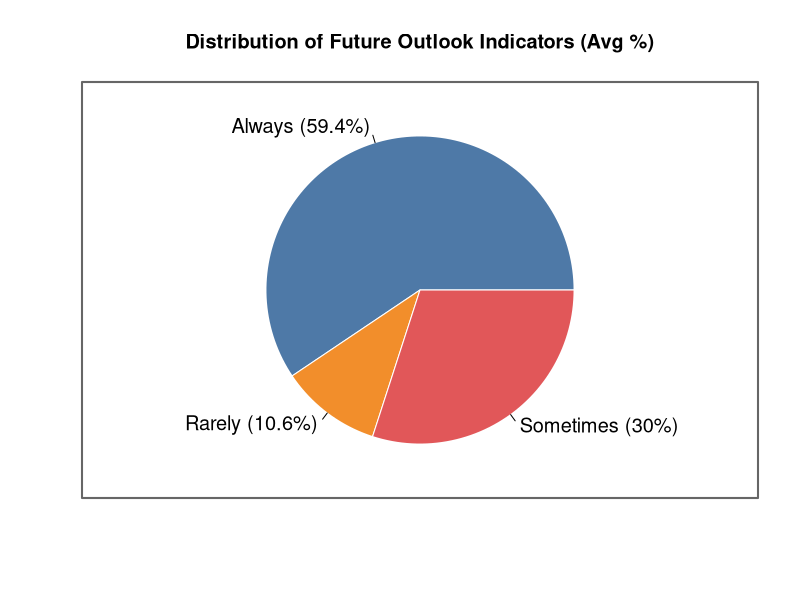

Write the R code that produced this figure.
# Slide 1: Summary Table + Pie Chart
rm(list = ls()); cat("\014")

# Load libraries
library(readr)
library(dplyr)

# Load cleaned dataset
futout_clean <- read_csv("Future_Outlook_Clean.csv")

# Summary Table

summary_table <- futout_clean %>%
  filter(Geography == "Canada") %>%
  group_by(Indicators, Gender) %>%
  summarise(
    Avg_Number = round(mean(Number, na.rm = TRUE), 1),
    Avg_Percent = round(mean(Percent, na.rm = TRUE), 1),
    .groups = "drop"
  ) %>%
  mutate(
    Indicators = factor(Indicators, levels = c("Always", "Sometimes", "Rarely")),
    Gender = factor(Gender, levels = c("Total", "Men", "Women"))
  ) %>%
  arrange(Indicators, Gender)

print(summary_table)

# Summary Statistics

summary_stats <- futout_clean %>%
  filter(Geography == "Canada") %>%
  group_by(Indicators) %>%
  summarise(
    Min_Percent = min(Percent, na.rm = TRUE),
    Max_Percent = max(Percent, na.rm = TRUE),
    Mean_Percent = round(mean(Percent, na.rm = TRUE), 2),
    Median_Percent = median(Percent, na.rm = TRUE),
    SD_Percent = round(sd(Percent, na.rm = TRUE), 2),
    .groups = "drop"
  ) %>%

  mutate(
    Indicators = factor(Indicators, 
                        levels = c("Always", "Sometimes", "Rarely"))
  ) %>%
  arrange(Indicators)

print(summary_stats)


# Pie Chart

pie_data <- futout_clean %>%
  group_by(Indicators) %>%
  summarise(AvgPercent = mean(Percent), .groups = "drop")

labels <- paste0(
  pie_data$Indicators,
  " (", round(pie_data$AvgPercent, 1), "%)"
)

colors <- c("#4E79A7", "#F28E2B", "#E15759")

pie(
  pie_data$AvgPercent,
  labels = labels,
  col = colors,
  border = "white",
  cex = 1.2,
  main = "Distribution of Future Outlook Indicators (Avg %)"
)
box(lwd = 2, col = "gray40")






